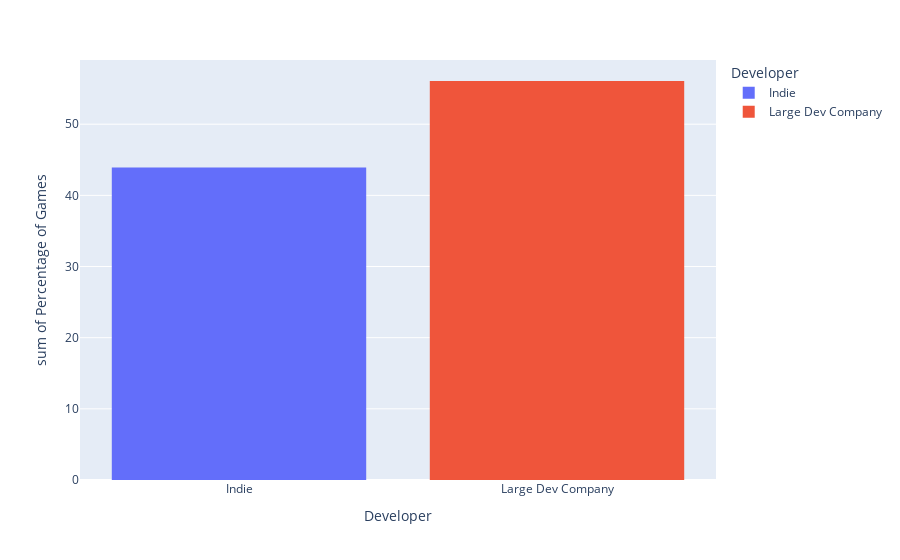

Notebook source saved alongside this figure:
### Code cell
Dev_list = ['Indie', 'Large Dev Company']
Percent_Indie = (math.trunc((len(Indie)/len(Main))*10000)/100)
Not_Indie = 100 - Percent_Indie
Indie_Or_Not = [Percent_Indie, Not_Indie]
Percent_Indie_data = {'Developer': Dev_list, 'Percentage of Games': Indie_Or_Not}
Percent_Indie_df = pd.DataFrame(Percent_Indie_data)
Percent_Indie_hist = px.histogram(Percent_Indie_df, x='Developer', y='Percentage of Games', color='Developer')
Percent_Indie_hist.show()
print("The percent of free games on Steam made by Indie Developers is {}%.".format(Percent_Indie))

### Figure 1 — Plotly figure (JSON) as saved in the notebook; plotly's stock layout.template omitted (floating-point values rounded to 4 significant figures)
{"data": [{"alignmentgroup": "True", "bingroup": "x", "histfunc": "sum", "hovertemplate": "Developer=%{x}<br>sum of Percentage of Games=%{y}<extra></extra>", "legendgroup": "Indie", "marker": {"color": "#636efa", "pattern": {"shape": ""}}, "name": "Indie", "offsetgroup": "Indie", "orientation": "v", "showlegend": true, "type": "histogram", "x": ["Indie"], "xaxis": "x", "y": [43.93], "yaxis": "y"}, {"alignmentgroup": "True", "bingroup": "x", "histfunc": "sum", "hovertemplate": "Developer=%{x}<br>sum of Percentage of Games=%{y}<extra></extra>", "legendgroup": "Large Dev Company", "marker": {"color": "#EF553B", "pattern": {"shape": ""}}, "name": "Large Dev Company", "offsetgroup": "Large Dev Company", "orientation": "v", "showlegend": true, "type": "histogram", "x": ["Large Dev Company"], "xaxis": "x", "y": [56.07], "yaxis": "y"}], "layout": {"barmode": "relative", "legend": {"title": {"text": "Developer"}, "tracegroupgap": 0}, "margin": {"t": 60}, "xaxis": {"anchor": "y", "categoryarray": ["Indie", "Large Dev Company"], "categoryorder": "array", "domain": [0, 1], "title": {"text": "Developer"}}, "yaxis": {"anchor": "x", "domain": [0, 1], "title": {"text": "sum of Percentage of Games"}}}}
